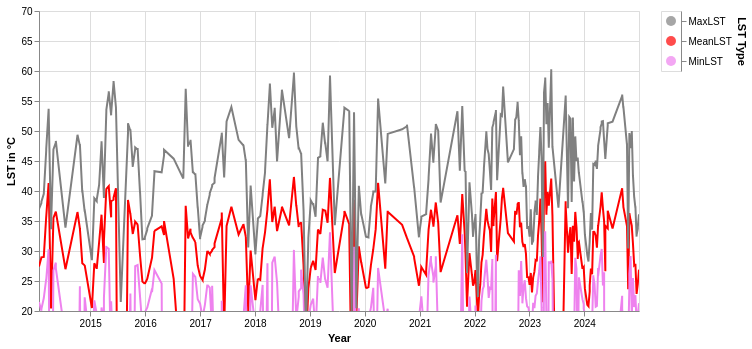

Write notebook code for a chart like this one.
### Code cell
# LST trend
df_trend = df.interpolate()
base = alt.Chart(df_trend).encode(
    x=alt.X('Timestamp:T', title='Year'),
    tooltip=[
        alt.Tooltip('Timestamp:T', title='Year')
    ]
)

mean_line = base.mark_line(color='red').encode(
    y=alt.Y('MeanLST:Q', scale=alt.Scale(domain=[20, 70]), title='LST in °C'),
    tooltip=alt.Tooltip('MeanLST:Q'),
    color=alt.value('red')
)

min_line = base.mark_line(color='violet').encode(
    y=alt.Y('MinLST:Q', scale=alt.Scale(domain=[20, 70])),
    tooltip=alt.Tooltip('MinLST:Q'),
    color=alt.value('violet')
)

max_line = base.mark_line(color='grey').encode(
    y=alt.Y('MaxLST:Q', scale=alt.Scale(domain=[20, 70])),
    tooltip=alt.Tooltip('MaxLST:Q'),
    color=alt.value('grey')
)

chart = (mean_line + min_line + max_line).properties(width=600, height=300).interactive()

legend = alt.Chart(pd.DataFrame({
    'LST Type': ['MeanLST', 'MinLST', 'MaxLST'],
    'Color': ['red', 'violet', 'grey']
})).mark_circle(size=100).encode(
    y=alt.Y('LST Type:N', axis=alt.Axis(orient='right')),
    color=alt.Color('Color:N', scale=None, legend=None)
)

(chart | legend)

### Figure 1 — Vega-Lite specification as saved in the notebook (floating-point values rounded to 4 significant figures; data arrays with more than 128 entries replaced by an {"elided": "..."} marker saying what was removed)
{"config": {"view": {"continuousWidth": 300, "continuousHeight": 300}}, "hconcat": [{"layer": [{"mark": {"type": "line", "color": "red"}, "encoding": {"color": {"value": "red"}, "tooltip": {"field": "MeanLST", "type": "quantitative"}, "x": {"field": "Timestamp", "title": "Year", "type": "temporal"}, "y": {"field": "MeanLST", "scale": {"domain": [20, 70]}, "title": "LST in °C", "type": "quantitative"}}, "name": "view_1"}, {"mark": {"type": "line", "color": "violet"}, "encoding": {"color": {"value": "violet"}, "tooltip": {"field": "MinLST", "type": "quantitative"}, "x": {"field": "Timestamp", "title": "Year", "type": "temporal"}, "y": {"field": "MinLST", "scale": {"domain": [20, 70]}, "type": "quantitative"}}}, {"mark": {"type": "line", "color": "grey"}, "encoding": {"color": {"value": "grey"}, "tooltip": {"field": "MaxLST", "type": "quantitative"}, "x": {"field": "Timestamp", "title": "Year", "type": "temporal"}, "y": {"field": "MaxLST", "scale": {"domain": [20, 70]}, "type": "quantitative"}}}], "data": {"name": "data-4d705be9b858ed00fcbbb45982703d99"}, "height": 300, "width": 600}, {"data": {"name": "data-99486f3e19300ae1c65e43edd259e2ef"}, "mark": {"type": "circle", "size": 100}, "encoding": {"color": {"field": "Color", "legend": null, "scale": null, "type": "nominal"}, "y": {"axis": {"orient": "right"}, "field": "LST Type", "type": "nominal"}}}], "params": [{"name": "param_1", "select": {"type": "interval", "encodings": ["x", "y"]}, "bind": "scales", "views": ["view_1"]}], "$schema": "https://vega.github.io/schema/vega-lite/v5.20.1.json", "datasets": {"data-4d705be9b858ed00fcbbb45982703d99": {"elided": "399 records"}, "data-99486f3e19300ae1c65e43edd259e2ef": [{"LST Type": "MeanLST", "Color": "red"}, {"LST Type": "MinLST", "Color": "violet"}, {"LST Type": "MaxLST", "Color": "grey"}]}}
